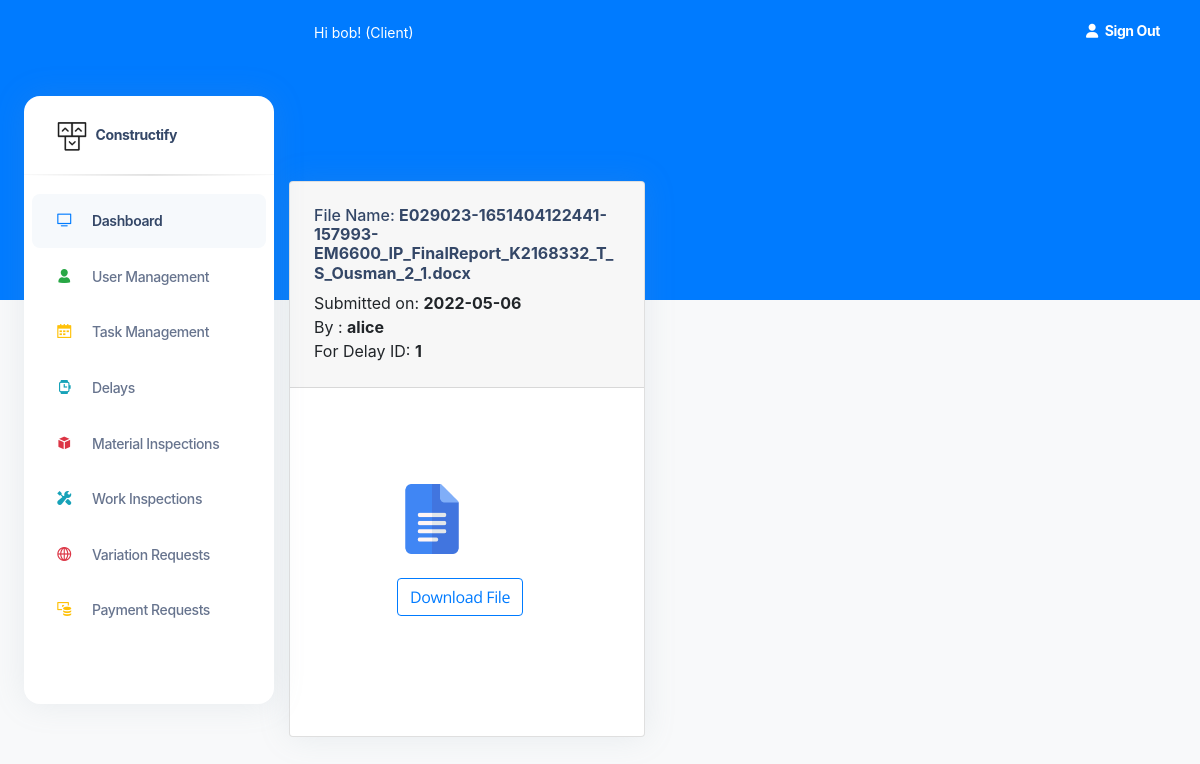
The page /EOTSubmitted/1 (signed in) on the database its author committed.
### construct/models.py (models this page shows, shortened)
class User(db.Model, UserMixin):
    id = db.Column(db.Integer(), nullable=False, primary_key=True)
    username = db.Column(db.String(length=30), nullable=False, unique=True)
    email_address = db.Column(db.String(length=50),
                              nullable=False, unique=True)
    password_hash = db.Column(db.String(length=50),
                              nullable=False, unique=True)
    role = db.Column(db.String(length=30), nullable=False, unique=False)
    contact_number = db.Column(db.String(length=30), nullable=False, unique=False)
    @property
    def password(self):
        return self.password

class EOTDocument(db.Model):
    id = db.Column(db.Integer(), nullable=False, primary_key=True)
    eot_file_name = db.Column(db.String(length=30), nullable=False)
    eot_id = db.Column(db.String(length=30), nullable=False)
    status = db.Column(db.String(length=30), nullable=False)
    submitted_date = db.Column(db.String(length=30), nullable=False)
    submitted_by=db.Column(db.String(length=30), nullable=False)

### construct/routes.py (the view)
@app.route("/EOTSubmitted/<string:passed_id>", methods=['GET', 'POST'])
@login_required
def eot_submitted_page(passed_id):
        submitted_eot= EOTDocument.query.all()
        check_if_empty="True"
        for eot in submitted_eot:
            if eot.eot_id == passed_id:
                check_if_empty="False"
                break
        page_message="EOT's Submitted by the Contractor"
        return render_template('SubmittedEOTGallery.html', submited_eot_refs=submitted_eot, passed_eot_id=str(passed_id),check_if_empty=check_if_empty)

### construct/models.py (called while the page is built)
@login_manager.user_loader
def load_user(user_id):
    return User.query.get(int(user_id))

### construct/templates/SubmittedEOTGallery.html (shortened to what this page needs)
<!DOCTYPE html>
<html lang="en">
<head>
  <link href="{{ url_for('static', filename='assets')}}/css/nucleo-icons.css" rel="stylesheet" />
  <link href="{{ url_for('static', filename='assets')}}/css/nucleo-svg.css" rel="stylesheet" />
  <link href="{{ url_for('static', filename='assets')}}/css/nucleo-svg.css" rel="stylesheet" />
  <link id="pagestyle" href="{{ url_for('static', filename='assets')}}/css/argon-dashboard.css?v=2.0.2"
    rel="stylesheet" />
  <link rel="stylesheet" type="text/css"
    href="https://stackpath.bootstrapcdn.com/bootstrap/4.2.1/css/bootstrap.min.css">
</head>
{% include 'includes/GlobalSideNavbar.html' %}
<main class="main-content position-relative border-radius-lg ">
  {% include 'includes/GlobalNavbar.html' %}
  <br><br><br><br>
  {% for eot in submited_eot_refs %}
  {% if eot.eot_id == passed_eot_id %}
  <div class="container-fluid py-4">
    <div class="row">
      <div class="col-5">
        <div class="card mb-4">
          <div class="card-header pb-0">
            <h6>File Name: <strong> {{eot.eot_file_name}}</strong></h6>
            <h7>Submitted on: <strong>{{eot.submitted_date}}</strong>  <br>
            <h7>By : <strong>{{eot.submitted_by}} </strong></h7> <br>
            <h7>For Delay ID: <strong>{{passed_eot_id}}</strong></h7> <br><br>
          </div>
          <div class="card-body px-0 pt-0 pb-2">
            <div class="col-md-8 p-lg-5 mx-auto my-5">
              <div class="table-responsive p-0">
                <img src="/static/icons/doc_icon.png" alt="User Image" width="70" height="70">
                <br><br>
                  <a class="btn btn-outline-primary" href="{{url_for('downloadeot',eot_name=eot.eot_file_name)}}" role="button">Download File</a>
              </div>
            </div>
          </div>
        </div>
      </div>
    </div>
  </div>
  {% endif %}
  {% endfor %}
  </body>
</html>

### construct/templates/includes/GlobalNavbar.html (shortened to what this page needs)
<nav class="navbar navbar-main navbar-expand-lg px-0 mx-4 shadow-none border-radius-xl " id="navbarBlur"
  data-scroll="false">
  <div class="container-fluid py-1 px-3">
    <nav aria-label="breadcrumb">
      <ol class="breadcrumb bg-transparent mb-0 pb-0 pt-1 px-0 me-sm-6 me-5">
        <li class="breadcrumb-item text-sm text-white active" aria-current="page">Hi {{current_user.username}}!
          ({{current_user.role}}) </li>
      </ol>
    </nav>
    <ul class="navbar-nav  justify-content-end">
      <li class="nav-item d-flex align-items-left">
        <a href="{{url_for('logout_page')}}" class="nav-link text-white font-weight-bold px-0">
          <i class="fa fa-user me-sm-1"></i>
          <span class="d-sm-inline d-none">Sign Out</span>
        </a>
      </li>
  </div>
</nav>

### rows shown on the page
User: username "bob", role "Client"
EOTDocument: eot_file_name "E029023-1651404122441-157993-EM6600_IP_FinalReport_K2168332_T_S_Ousman_2_1.docx", submitted_date "2022-05-06", submitted_by "alice", passed_eot_id "1"
